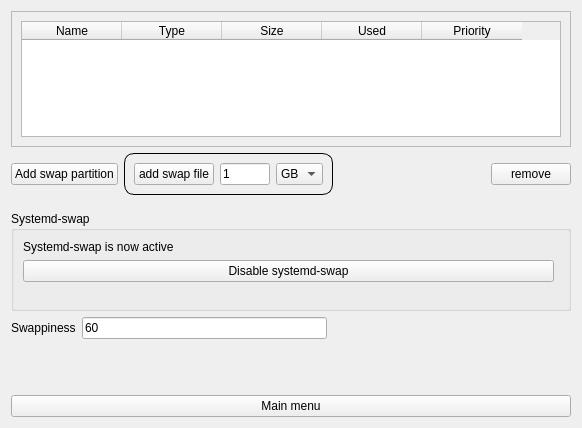
<?xml version="1.0" encoding="UTF-8"?>
<ui version="4.0">
 <class>Form</class>
 <widget class="QWidget" name="Form">
  <property name="geometry">
   <rect>
    <x>0</x>
    <y>0</y>
    <width>582</width>
    <height>428</height>
   </rect>
  </property>
  <property name="windowTitle">
   <string>Swap memory management</string>
  </property>
  <layout class="QGridLayout" name="gridLayout">
   <item row="0" column="0">
    <layout class="QVBoxLayout" name="verticalLayout">
     <property name="topMargin">
      <number>0</number>
     </property>
     <property name="bottomMargin">
      <number>10</number>
     </property>
     <item>
      <widget class="QScrollArea" name="scrollArea_2">
       <property name="widgetResizable">
        <bool>true</bool>
       </property>
       <widget class="QWidget" name="scrollAreaWidgetContents_3">
        <property name="geometry">
         <rect>
          <x>0</x>
          <y>0</y>
          <width>560</width>
          <height>102</height>
         </rect>
        </property>
        <layout class="QGridLayout" name="gridLayout_3">
         <item row="0" column="0">
          <widget class="QTableWidget" name="tableWidget">
           <property name="columnCount">
            <number>5</number>
           </property>
           <column>
            <property name="text">
             <string>Name</string>
            </property>
           </column>
           <column>
            <property name="text">
             <string>Type</string>
            </property>
           </column>
           <column>
            <property name="text">
             <string>Size</string>
            </property>
           </column>
           <column>
            <property name="text">
             <string>Used</string>
            </property>
           </column>
           <column>
            <property name="text">
             <string>Priority</string>
            </property>
           </column>
          </widget>
         </item>
        </layout>
       </widget>
      </widget>
     </item>
     <item>
      <layout class="QHBoxLayout" name="horizontalLayout_3">
       <property name="bottomMargin">
        <number>10</number>
       </property>
       <item>
        <widget class="QPushButton" name="btn_add_swap_partition">
         <property name="text">
          <string>Add swap partition</string>
         </property>
        </widget>
       </item>
       <item>
        <widget class="QGroupBox" name="groupBox_2">
         <property name="font">
          <font>
           <weight>50</weight>
           <bold>false</bold>
          </font>
         </property>
         <property name="styleSheet">
          <string notr="true">QGroupBox{border: 1px solid black;border-radius:10px;}</string>
         </property>
         <property name="title">
          <string/>
         </property>
         <property name="flat">
          <bool>false</bool>
         </property>
         <layout class="QGridLayout" name="gridLayout_4">
          <item row="0" column="0">
           <layout class="QHBoxLayout" name="horizontalLayout_2">
            <property name="bottomMargin">
             <number>0</number>
            </property>
            <item>
             <widget class="QPushButton" name="btn_add_swapfile">
              <property name="text">
               <string>add swap file</string>
              </property>
             </widget>
            </item>
            <item>
             <widget class="QLineEdit" name="ledit_swapfile_size">
              <property name="maximumSize">
               <size>
                <width>50</width>
                <height>16777215</height>
               </size>
              </property>
              <property name="text">
               <string>1</string>
              </property>
             </widget>
            </item>
            <item>
             <widget class="QComboBox" name="comboBox_swapfile_size_extention">
              <item>
               <property name="text">
                <string>GB</string>
               </property>
              </item>
              <item>
               <property name="text">
                <string>TB</string>
               </property>
              </item>
             </widget>
            </item>
           </layout>
          </item>
         </layout>
        </widget>
       </item>
       <item>
        <spacer name="horizontalSpacer">
         <property name="orientation">
          <enum>Qt::Horizontal</enum>
         </property>
         <property name="sizeHint" stdset="0">
          <size>
           <width>40</width>
           <height>20</height>
          </size>
         </property>
        </spacer>
       </item>
       <item>
        <widget class="QPushButton" name="btn_remove">
         <property name="enabled">
          <bool>true</bool>
         </property>
         <property name="text">
          <string>remove</string>
         </property>
        </widget>
       </item>
      </layout>
     </item>
     <item>
      <widget class="QGroupBox" name="groupBox">
       <property name="title">
        <string>Systemd-swap</string>
       </property>
       <layout class="QGridLayout" name="gridLayout_2">
        <item row="0" column="0">
         <layout class="QVBoxLayout" name="verticalLayout_2">
          <property name="bottomMargin">
           <number>12</number>
          </property>
          <item>
           <widget class="QLabel" name="lbl_systemdswap_status">
            <property name="text">
             <string>Systemd-swap is now active</string>
            </property>
           </widget>
          </item>
          <item>
           <layout class="QHBoxLayout" name="horizontalLayout">
            <property name="rightMargin">
             <number>5</number>
            </property>
            <property name="bottomMargin">
             <number>5</number>
            </property>
            <item>
             <widget class="QPushButton" name="btn_systemdswap">
              <property name="text">
               <string>Disable systemd-swap</string>
              </property>
             </widget>
            </item>
           </layout>
          </item>
         </layout>
        </item>
       </layout>
      </widget>
     </item>
     <item>
      <layout class="QHBoxLayout" name="HLayout_swappiness">
       <property name="bottomMargin">
        <number>40</number>
       </property>
       <item>
        <widget class="QLabel" name="label">
         <property name="text">
          <string>Swappiness</string>
         </property>
        </widget>
       </item>
       <item>
        <widget class="QLineEdit" name="ledit_swappiness">
         <property name="text">
          <string>60</string>
         </property>
        </widget>
       </item>
       <item>
        <spacer name="horizontalSpacer_2">
         <property name="orientation">
          <enum>Qt::Horizontal</enum>
         </property>
         <property name="sizeHint" stdset="0">
          <size>
           <width>40</width>
           <height>20</height>
          </size>
         </property>
        </spacer>
       </item>
      </layout>
     </item>
    </layout>
   </item>
   <item row="1" column="0">
    <widget class="QPushButton" name="btn_mainmenu">
     <property name="text">
      <string>Main menu</string>
     </property>
    </widget>
   </item>
  </layout>
 </widget>
 <resources/>
 <connections/>
</ui>
